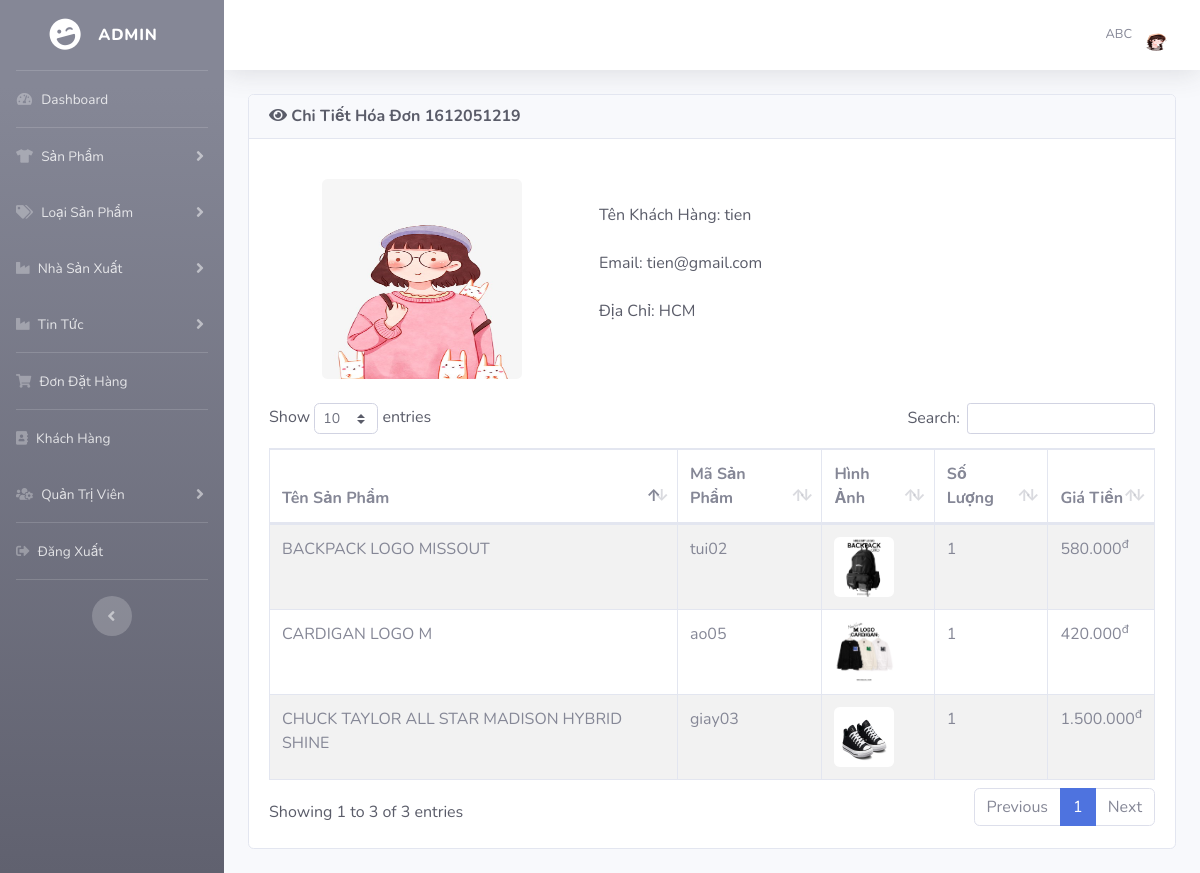
The app's page /admin/index.php?view_detail_bill=1612051219 (signed in) with its own data.
### tables this page shows
CREATE TABLE `kh` (
  `MA_KH` int(11) NOT NULL,
  `TEN_KH` varchar(50) NOT NULL,
  `EMAIL` varchar(50) NOT NULL,
  `MATKHAU` varchar(255) NOT NULL,
  `DIACHI` varchar(100) DEFAULT NULL,
  `AVATAR` varchar(500) DEFAULT NULL,
  `TRANGTHAI` varchar(10) DEFAULT NULL
);

CREATE TABLE `ct_hoadon` (
  `MA_HD` int(10) NOT NULL,
  `MA_SP` varchar(10) NOT NULL,
  `SOLUONG` int(11) NOT NULL,
  `TONGTIEN` int(11) NOT NULL
);

CREATE TABLE `sp` (
  `MA_SP` varchar(10) NOT NULL,
  `TEN_SP` varchar(50) NOT NULL,
  `MA_LOAISP` varchar(10) NOT NULL,
  `MA_HANGSX` varchar(10) NOT NULL,
  `MIEUTA_SP` text DEFAULT NULL,
  `HINHANH_SP` text DEFAULT NULL,
  `GIA` bigint(20) NOT NULL,
  `CHAT_LIEU` varchar(255) NOT NULL
);

### admin/includes/database.php (called while the page is built, shortened)
<?php
    class MyConnect {
        private $conn;
        public function __construct() {
            $this->host = "localhost";
            $this->user = "root";
            $this->passwd = "";
            $this->database = "clothingshop";
            $this->conn = new mysqli($this->host,$this->user,$this->passwd,$this->database, 3307);
        }
        public function setNextRs() {
            mysqli_next_result($this->conn);
        }
        public function isConnected() {
            return true;
        }
        public function query($query) {
            if($this->isConnected()) {
                $tableData = mysqli_query($this->conn,$query);
                return $tableData;
            }
        }
    }
?>

### admin/view_detail_bill.php (the view, shortened to what this page needs)
<?php
if(!isset($_SESSION['admin_email'])){
    echo "<script>window.open('login.php','_self')</script>";
}
else {
    if(isset($_GET['view_detail_bill'])) {
    $billID = $_GET['view_detail_bill'];
    $queryCustomer = $MyConn->query("SELECT TEN_KH, EMAIL, DIACHI, AVATAR FROM KH, HOADON WHERE KH.MA_KH = HOADON.MA_KH AND HOADON.MA_HD = '$billID'");
    $getCustomer = mysqli_fetch_array($queryCustomer);
?>
<div class="row">
    <div class="col-lg-12">
        <div class="card text-dark mb-4">
            <div class="card-header">
                <h6 class="m-0 font-weight-bold"><i class="fas fa-eye"></i> Chi Tiết Hóa Đơn <?= $billID ?></div></h6>
            <div class="card-body">
                <div class="row ml-2 mr-2 mb-1">
                    <div class="col-md-4">
                        <div class="card border-0 p-0">
                            <div class="card-body text-center">
                                <img src="<?php echo "customer_images/".$getCustomer['AVATAR'] ?>" alt="" width="200" height="200" class="rounded">
                            </div>
                        </div>
                    </div>
                    <div class="col-md-6">
                        <div class="card border-0">
                            <div class="card-body">
                            <br>
                            <span>Tên Khách Hàng: <?php echo $getCustomer['TEN_KH'] ?></span><br><br>
                            <span>Email: <?php echo $getCustomer['EMAIL'] ?></span><br><br>
                            <span>Địa Chỉ: <?php echo $getCustomer['DIACHI'] ?></span><br><br>
                            </div>
                        </div>
                    </div>
                </div>
                <div class="table-responsive">
                    <table id="product_table" class="table table-bordered table-striped" width="100%" cellspacing="0">
                        <thead>
                            <tr>
                                <th>Tên Sản Phẩm</th>
                                <th>Mã Sản Phẩm</th>
                                <th>Hình Ảnh</th>
                                <th>Số Lượng</th>
                                <th>Giá Tiền</th>
                            </tr>
                        </thead>
                        <tbody>
                            <?php
                                $MyConn->setNextRs();
                                $getDetailBill = $MyConn->query("SELECT TEN_SP, SP.MA_SP, HINHANH_SP, SOLUONG, TONGTIEN FROM SP, CT_HOADON WHERE CT_HOADON.MA_SP = SP.MA_SP AND CT_HOADON.MA_HD = '$billID'");
                                while ($row = mysqli_fetch_array($getDetailBill)) {
                            ?>
                            <tr>
                                <td> <?php echo $row['TEN_SP'] ?> </td>
                                <td> <?php echo $row['MA_SP'] ?> </td>
                                <td> <img src="<?php echo "product_images/".$row['HINHANH_SP'] ?>" width="60" height="60" class="rounded"> </td>
                                <td> <?php echo $row['SOLUONG'] ?> </td>
                                <td> <?php echo number_format($row['TONGTIEN'],0,",",".")."<sup>đ</sup>" ?></td>
                            </tr>
                            <?php } ?>
                        </tbody>
                    </table>
                </div>
            </div>
        </div>
    </div>
</div>
<?php }} ?>

### admin/index.php (shortened to what this page needs)
<?php
include("includes/database.php");
if(!isset($_SESSION['admin_email'])){
echo "<script>window.open('login.php','_self')</script>";
}
else {
?>
<?php
$MyConn = new MyConnect();
$admin_session = $_SESSION['admin_email'];
$getAdminQry = "select * from admin where Email='$admin_session'";
$getAdmin = $MyConn->query($getAdminQry);
$row_admin = mysqli_fetch_array($getAdmin);
$admin_name = $row_admin['Name'];
$admin_image = $row_admin['Image'];
?>
<!DOCTYPE html>
<html lang="en">
<head>
    <link href="vendor/fontawesome-free/css/all.min.css" rel="stylesheet" type="text/css">
    <link href="css/sb-admin-2.min.css" rel="stylesheet">
    <link href="css/thumb.css" rel="stylesheet">
    <link href="css/style.css" rel="stylesheet">
    <link href="vendor/datatables/dataTables.bootstrap4.min.css" rel="stylesheet">
</head>
<body id="page-top">
    <div id="wrapper">
    <?php include("includes/sidebars.php");  ?>
        <div id="content-wrapper" class="d-flex flex-column">
            <div id="content">
                <nav class="navbar navbar-expand navbar-light bg-white topbar mb-4 static-top shadow">
                    <ul class="navbar-nav ml-auto">
                        <li class="nav-item dropdown no-arrow">
                            <a class="nav-link dropdown-toggle" href="#" id="userDropdown" role="button"
                                data-toggle="dropdown" aria-haspopup="true" aria-expanded="false">
                                <span class="mr-2 d-none d-lg-inline text-gray-600 small"> <?php echo $admin_name ?></span>
                                <img class="img-profile rounded-circle"
                                    src="<?php echo "admin_images/".$admin_image ?>">
                            </a>
                        </li>
                    </ul>
                </nav>
                <div class="container-fluid">
                    <?php
                    if(isset($_GET['dashboard'])) {
                        include("dashboard.php");
                    }
                    else if(isset($_GET['insert_product'])) {
                        include("insert_product.php");
                    }
                    else if(isset($_GET['view_product'])) {
                        include("view_product.php");
                    }
                    else if(isset($_GET['edit_product'])) {
                        include("edit_product.php");
                    }
                    else if(isset($_GET['delete_product'])) {
                        include("delete_product.php");
                    }
                    else if(isset($_GET['insert_cat'])) {
                        include("insert_cat.php");
                    }
                    else if(isset($_GET['view_cat'])) {
                        include("view_cat.php");
                    }
                    else if(isset($_GET['edit_cat'])) {
                        include("edit_cat.php");
                    }
                    else if(isset($_GET['delete_cat'])) {
                        include("delete_cat.php");
                    }
                    else if(isset($_GET['insert_man'])) {
                        include("insert_man.php");
                    }
                    else if(isset($_GET['view_man'])) {
                        include("view_man.php");
                    }
                    else if(isset($_GET['delete_man'])) {
                        include("delete_man.php");
                    }
                    else if(isset($_GET['edit_man'])) {
                        include("edit_man.php");
                    }
                    else if(isset($_GET['insert_blog'])) {
                        include("insert_blog.php");
                    }
                    else if(isset($_GET['view_blog'])) {
                        include("view_blog.php");
                    }
                    else if(isset($_GET['delete_blog'])) {
                        include("delete_blog.php");
                    }
                    else if(isset($_GET['edit_blog'])) {
                        include("edit_blog.php");
                    }
                    else if(isset($_GET['view_bill'])) {
                        include("view_bill.php");
                    }
                    else if(isset($_GET['delete_bill'])) {
                        include("delete_bill.php");
                    }
                    else if(isset($_GET['view_detail_bill'])) {
                        include("view_detail_bill.php");
                    }
                    ?>
                </div>
            </div>
        </div>
    </div>
</body>
</html>
<?php } ?>

### records on screen
kh: AVATAR (picture), TEN_KH "tien", EMAIL "tien@gmail.com", DIACHI "HCM"
ct_hoadon: MA_SP.TEN_SP "CARDIGAN LOGO M", MA_SP.MA_SP "ao05", MA_SP.HINHANH_SP (picture), SOLUONG "1", TONGTIEN "420.000"
ct_hoadon: MA_SP.TEN_SP "CHUCK TAYLOR ALL STAR MADISON HYBRID SHINE", MA_SP.MA_SP "giay03", MA_SP.HINHANH_SP (picture), SOLUONG "1", TONGTIEN "1.500.000"
ct_hoadon: MA_SP.TEN_SP "BACKPACK LOGO MISSOUT", MA_SP.MA_SP "tui02", MA_SP.HINHANH_SP (picture), SOLUONG "1", TONGTIEN "580.000"

### other values on screen
$admin_name "ABC"
$billID "1612051219"
